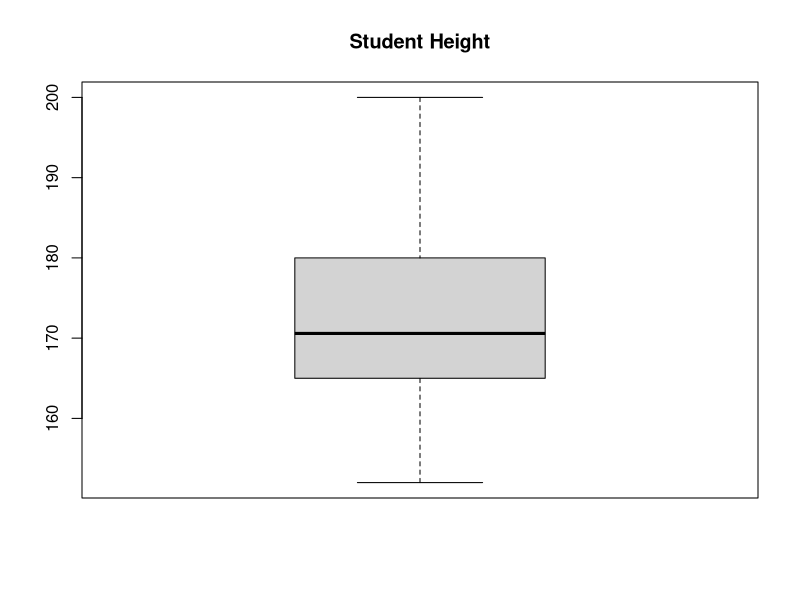
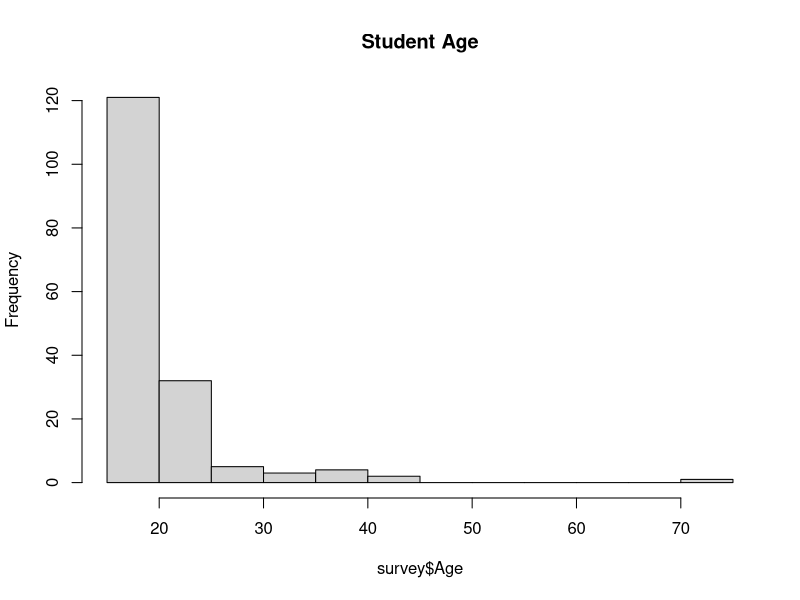
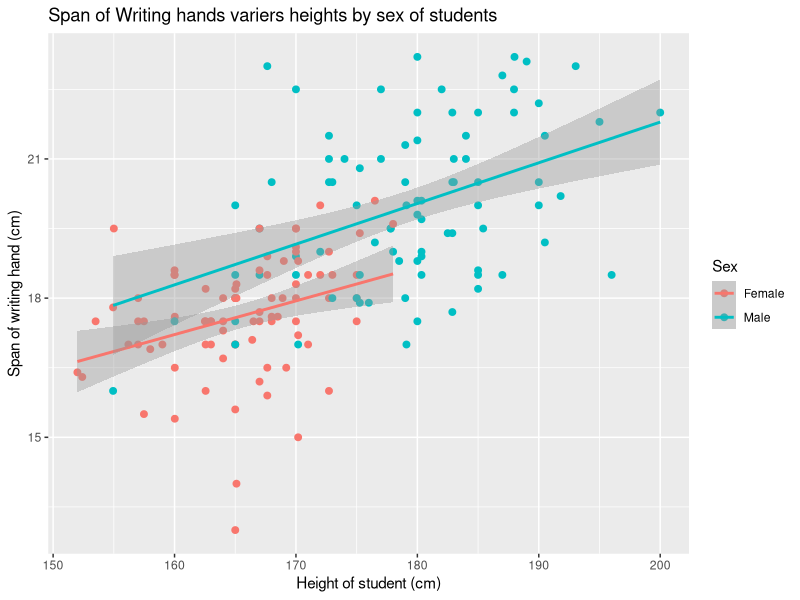
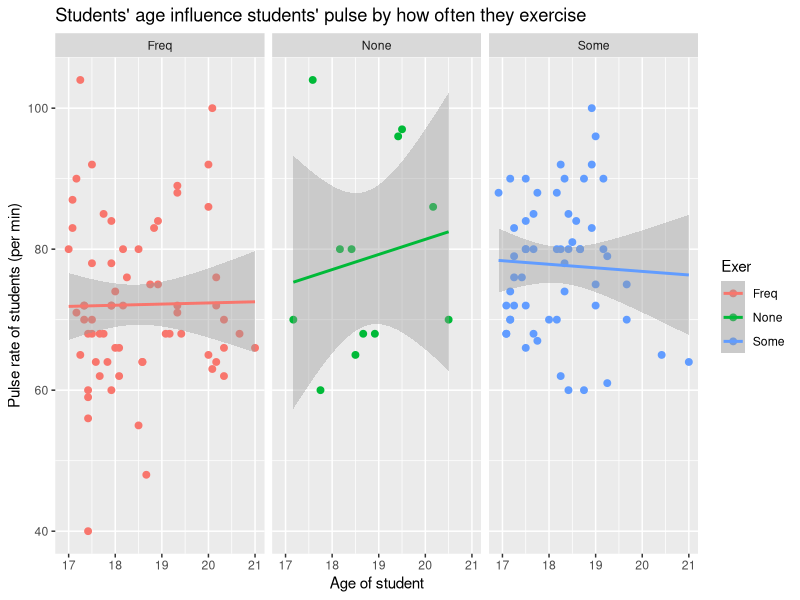

Recreate these plots in R, in order.
## ---- chunk 1
knitr::opts_chunk$set(echo = TRUE)
library(ggplot2)
library(tidyverse)
## ---- chunk 2
survey <- read.csv("survey.csv")
survey[survey == ''] <- NA
survey <- survey %>% drop_na()
## ---- chunk 3
table(data.frame("Exer" = survey$Exer, "Smoke" = survey$Smoke))
## ---- chunk 4
table(data.frame("W.Hnd" = survey$W.Hnd, "Clap" = survey$Clap))
## ---- chunk 5
boxplot(survey$Height, main = "Student Height")
## ---- chunk 6
hist(survey$Age, main = "Student Age")
## ---- chunk 7
summary(survey$Pulse)
summary(survey$Wr.Hnd)
## ---- chunk 8
ggplot(survey, aes(x = Height, y = Wr.Hnd)) +
  geom_point(aes(color = Sex), size = 2) +
  geom_smooth(aes(color = Sex), method = "lm") +
  labs(title = "Span of Writing hands variers heights by sex of students",
       x = "Height of student (cm)", y = "Span of writing hand (cm)")
## ---- chunk 9
library(dplyr)
age_range <- survey %>% filter(between(Age, 16, 21))
age_range
ggplot(age_range, aes(x = Age, y = Pulse)) +
  geom_point(aes(color = Exer), size = 2) +
  geom_smooth(aes(color = Exer), method = "lm") +
  facet_grid(.~Exer) +
  labs(title = "Students' age influence students' pulse by how often they exercise",
       x = "Age of student", y = "Pulse rate of students (per min)")
